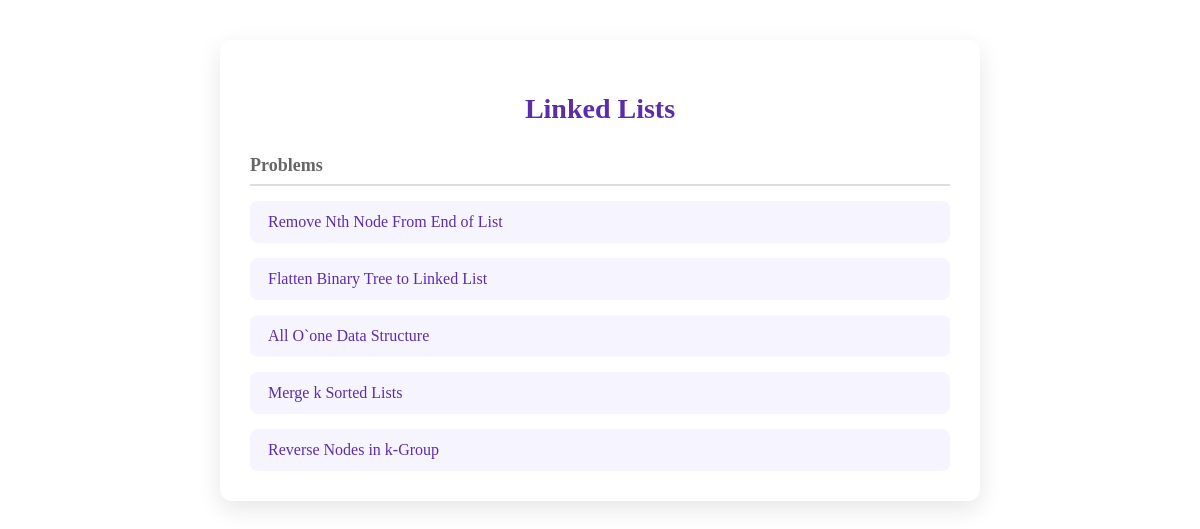
/topics/2/problems/ (signed in), run on an earlier commit of the app's database.
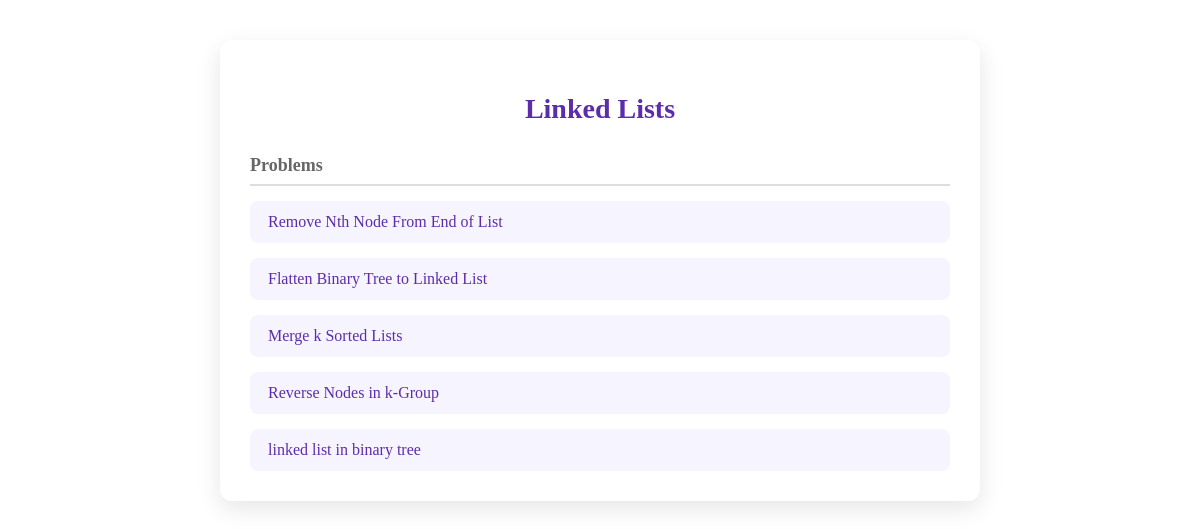
And on a later commit of the database.
### authentication/models.py (models this page shows, shortened)
class Problem(models.Model):
    topic = models.ForeignKey(Topic, on_delete=models.CASCADE, related_name='problems')
    title = models.CharField(max_length=200)
    description = models.TextField()
    input_format = models.TextField()
    output_format = models.TextField()

### authentication/views.py (the view)
# urls.py: path('topics/<int:topic_id>/problems/', views.problem_list_view, name='problem_list'),
@login_required
def problem_list_view(request, topic_id):
    topic = get_object_or_404(Topic, id=topic_id)
    problems = topic.problems.all()[:5]  # Limit to 5 problems per topic
    return render(request, 'problem_list.html', {'topic': topic, 'problems': problems})

### authentication/templates/problem_list.html (shortened to what this page needs)
{% load get_item_tags %}
<div class="problem-container">
  <h2 class="topic-heading">{{ topic.name }}</h2>
  <div class="problem-list">
    <div class="problem-header">
      <span>Problems </span>
    </div>
    {% for problem in problems %}
      <div class="problem-item">
        <a href="{% url 'problem_detail' problem.id %}" >{{ problem.title }}</a>
      </div>
    {% empty %}
      <div class="problem-item">
        <em>No problems available for this topic yet.</em>
      </div>
    {% endfor %}
  </div>
</div>

What changed in the data, as far as the page shows it:
removed Problem: title "All O`one Data Structure"
added Problem: title "linked list in binary tree"
